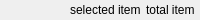
    <widget class="QFrame" name="statusBar">
     <property name="minimumSize">
      <size>
       <width>0</width>
       <height>20</height>
      </size>
     </property>
     <property name="maximumSize">
      <size>
       <width>16777215</width>
       <height>20</height>
      </size>
     </property>
     <property name="accessibleName">
      <string>statusBar</string>
     </property>
     <property name="frameShape">
      <enum>QFrame::NoFrame</enum>
     </property>
     <property name="frameShadow">
      <enum>QFrame::Plain</enum>
     </property>
     <layout class="QHBoxLayout" name="horizontalLayout_4">
      <property name="spacing">
       <number>5</number>
      </property>
      <property name="leftMargin">
       <number>5</number>
      </property>
      <property name="topMargin">
       <number>1</number>
      </property>
      <property name="rightMargin">
       <number>5</number>
      </property>
      <property name="bottomMargin">
       <number>1</number>
      </property>
      <item>
       <widget class="QLabel" name="name">
        <property name="text">
         <string/>
        </property>
       </widget>
      </item>
      <item>
       <widget class="QLabel" name="size">
        <property name="text">
         <string/>
        </property>
       </widget>
      </item>
      <item>
       <spacer name="horizontalSpacer_3">
        <property name="orientation">
         <enum>Qt::Horizontal</enum>
        </property>
        <property name="sizeHint" stdset="0">
         <size>
          <width>40</width>
          <height>20</height>
         </size>
        </property>
       </spacer>
      </item>
      <item>
       <widget class="QLabel" name="selecteditem">
        <property name="text">
         <string>selected item</string>
        </property>
       </widget>
      </item>
      <item>
       <widget class="QLabel" name="totalitem">
        <property name="text">
         <string>total item</string>
        </property>
       </widget>
      </item>
     </layout>
    </widget>
